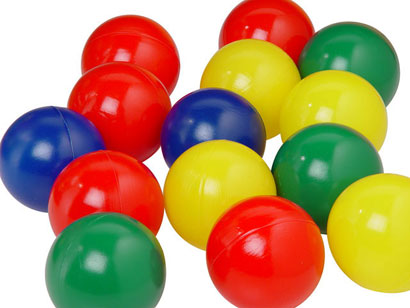
#> input picture images/Bolinhas_1.jpg, 410 x 308 px
$ python color_histograms.py --image images/Bolinhas_1.jpg   (Python 2 division)
#> lines starting #> are read from the running program, lines starting #| are printed output that depends on the picture
from matplotlib import pyplot as plt
import numpy as np
import argparse
import cv2

ap = argparse.ArgumentParser()
ap.add_argument("-i", "--image", required=True, help="Path to the image")
args = vars(ap.parse_args())

image = cv2.imread(args["image"])
#> image is the input picture: shape (308, 410, 3); mean B, G, R 105.1, 147.5, 183.7
cv2.imshow("Original", image)

chans = cv2.split(image)
colors = ("b", "g", "r")
plt.figure()
plt.title("Flattened Color Histogram")
plt.xlabel("Bins")
plt.ylabel("# of Pixels")

for (chan, color) in zip(chans, colors):
    hist = cv2.calcHist([chan], [0], None, [256], [0, 256])
    plt.plot(hist, color=color)
    plt.xlim([0, 256])
#> this loop made 3 passes
#> color on passes 1 to 3: 'b', 'g', 'r'

plt.show()
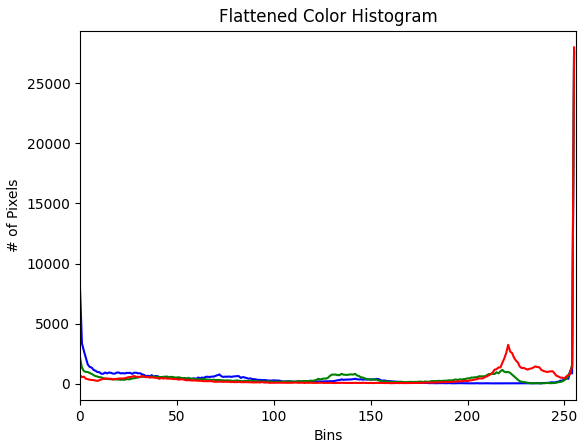
#> figure drawn by matplotlib, 1 panel; curve peaks at x = 255, y = 27656; curve peaks at x = 255, y = 27682; curve peaks at x = 255, y = 28006
cv2.waitKey(0)

fig = plt.figure()
ax = fig.add_subplot(131)
hist = cv2.calcHist([chans[1], chans[0]], [0, 1], None, [32, 32], [0, 256, 0, 256])
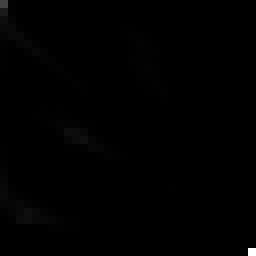
#> hist: shape (32, 32) float32 (shown 8 times larger); min 0, max 31198, mean 123.3; drawn with min black and max white
p = ax.imshow(hist, interpolation="nearest")
ax.set_title("2D Color Histogram for G and B")
plt.colorbar(p)


ax = fig.add_subplot(132)
hist = cv2.calcHist([chans[1], chans[2]], [0, 1], None, [32, 32], [0, 256, 0, 256])
p = ax.imshow(hist, interpolation="nearest")
ax.set_title("2D Color Histogram for G and R")
plt.colorbar(p)


ax = fig.add_subplot(133)
hist = cv2.calcHist([chans[0], chans[2]], [0, 1], None, [32, 32], [0, 256, 0, 256])
p = ax.imshow(hist, interpolation="nearest")
ax.set_title("2D Color Histogram for B and R")
plt.colorbar(p)

print "2D histogram shape: %s, with %d values" % (hist.shape, hist.flatten().shape[0])
#| 2D histogram shape: (32, 32), with 1024 values

hist = cv2.calcHist([image], [0, 1, 2], None, [8, 8, 8], [0, 256, 0, 256, 0, 256])
print "3D histogram shape: %s, with %d values" % (hist.shape, hist.flatten().shape[0])
#| 3D histogram shape: (8, 8, 8), with 512 values

plt.show()
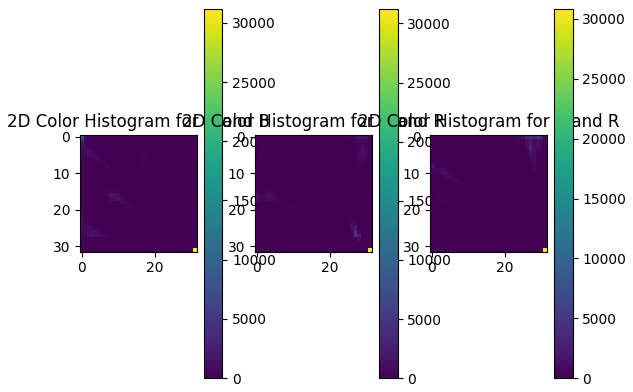
#> figure drawn by matplotlib, 6 panels

$ run again, on images/oi.jpg
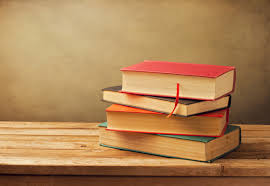
#> input picture images/oi.jpg, 270 x 186 px
#> image is the input picture: shape (186, 270, 3); mean B, G, R 85.9, 130.7, 173.2
#> the loop `for (chan, color) in zip(chans, colors):` made 3 passes
#> color on passes 1 to 3: 'b', 'g', 'r'
#> `plt.show()`:
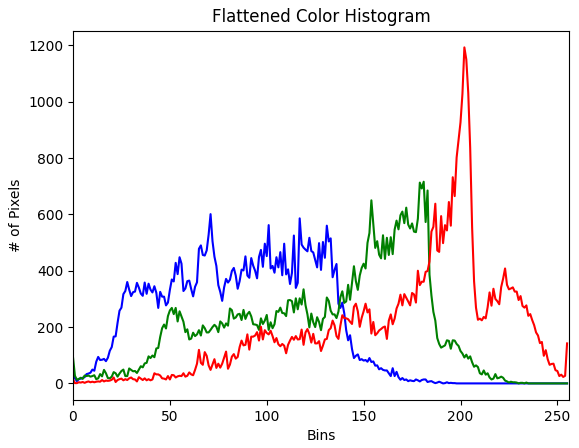
#> figure drawn by matplotlib, 1 panel; curve peaks at x = 71, y = 601; curve peaks at x = 181, y = 716; curve peaks at x = 202, y = 1193
#> `hist = cv2.calcHist([chans[0], chans[2]], [0, 1], None, [32, 32], [0, ..`:
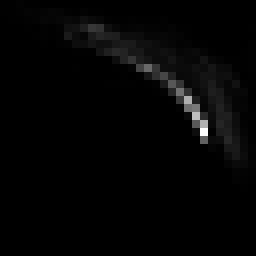
#> hist: shape (32, 32) float32 (shown 8 times larger); min 0, max 2647, mean 49; drawn with min black and max white
#| 2D histogram shape: (32, 32), with 1024 values
#| 3D histogram shape: (8, 8, 8), with 512 values

$ run again, on images/bola-verde.jpeg
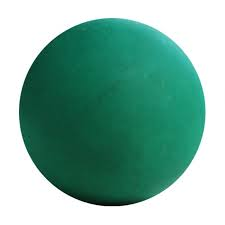
#> input picture images/bola-verde.jpeg, 225 x 225 px
#> image is the input picture: shape (225, 225, 3); mean B, G, R 161.6, 175.9, 127.8
#> the loop `for (chan, color) in zip(chans, colors):` made 3 passes
#> color on passes 1 to 3: 'b', 'g', 'r'
#> `plt.show()`:
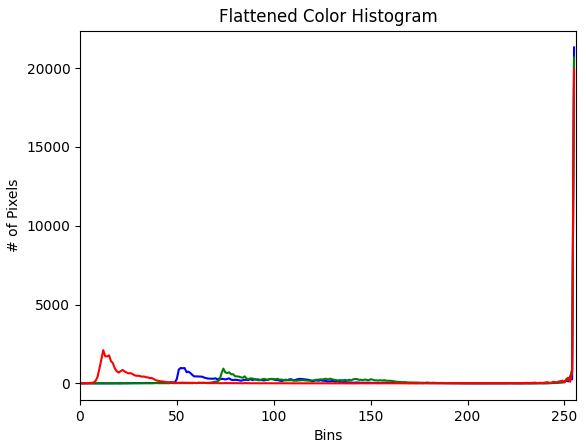
#> figure drawn by matplotlib, 1 panel; curve peaks at x = 255, y = 21318; curve peaks at x = 255, y = 20678; curve peaks at x = 255, y = 19938
#| 2D histogram shape: (32, 32), with 1024 values
#| 3D histogram shape: (8, 8, 8), with 512 values
